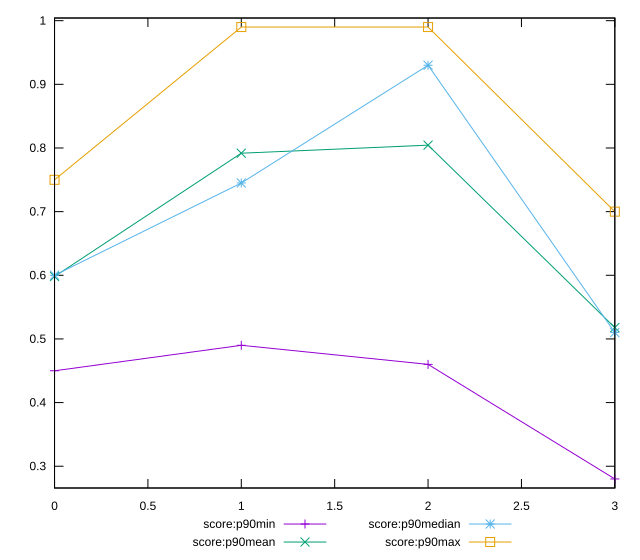

Reproduce this figure in gnuplot.
reset

$scoreP90Min <<EOF
0 0.45
1 0.49
2 0.46
3 0.28
EOF

$scoreP90Mean <<EOF
0 0.5980851063829786
1 0.7918085106382978
2 0.8044680851063827
3 0.5178723404255321
EOF

$scoreP90Median <<EOF
0 0.6
1 0.745
2 0.93
3 0.51
EOF

$scoreP90Max <<EOF
0 0.75
1 0.99
2 0.99
3 0.7
EOF

set key outside below
set xrange [0:3]
set yrange [0.26580000000000004:1.0042]
set trange [0.26580000000000004:1.0042]
set terminal svg size 640, 560 enhanced background rgb 'white'
set output "reports/report_00028_2021-02-24T12-49-42.674Z/mainthread-work-breakdown/progression/score.svg"

plot $scoreP90Min title "score:p90min" with linespoints, \
     $scoreP90Mean title "score:p90mean" with linespoints, \
     $scoreP90Median title "score:p90median" with linespoints, \
     $scoreP90Max title "score:p90max" with linespoints

reset
